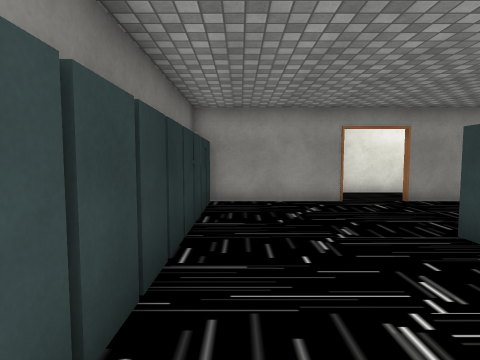
[1] (above)

20 first-person views from a walk through a 3-D level made in the Unity game engine. The camera is 1.4 m above the floor, tilts 4° down and sees 80° across. Doors are open. The floor is counted in squares, 1 m on a side. Each view is taken from the middle of a square. On the plan, view 1 faces up. The plan holds only what a view shows up to about 14 squares ahead; the rest is blank. The place goes on beyond the plan. The player is left out. Some surface patterns are stand-ins.

[2]
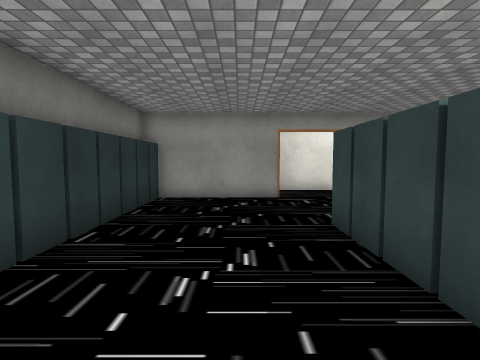

[3]
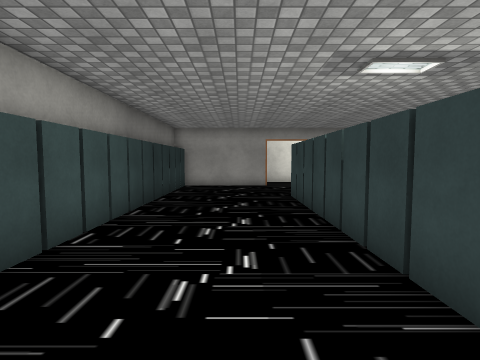

[4]
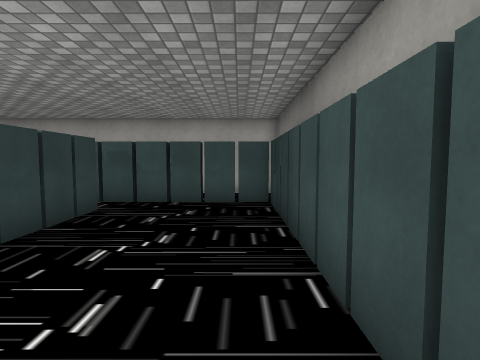

[5]
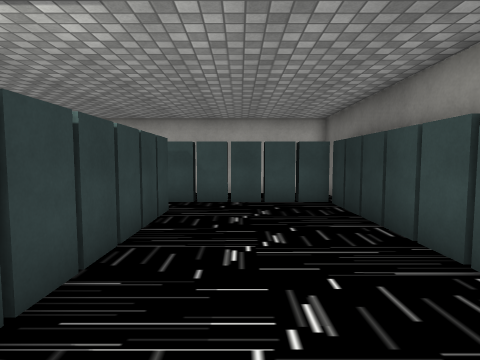

[6]
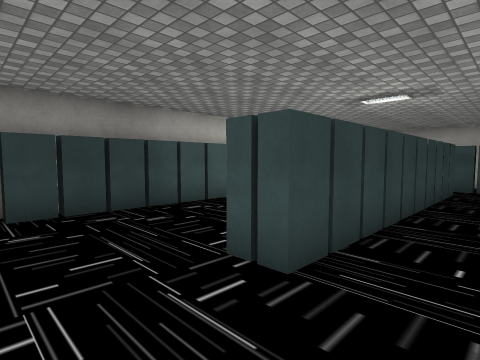

[7]
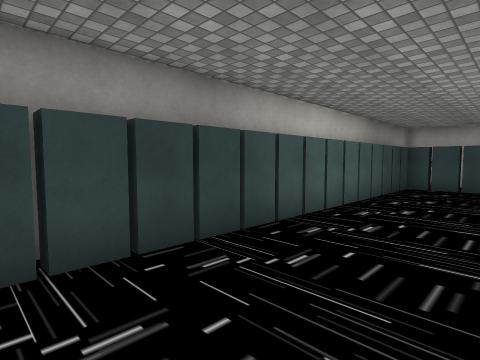

[8]
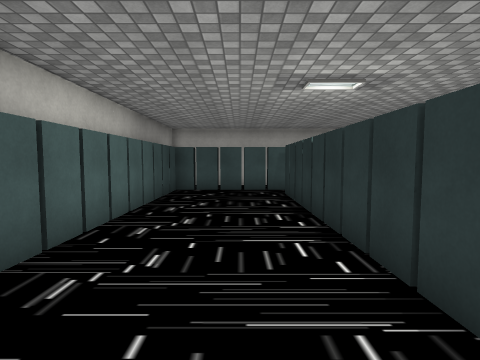

[9]
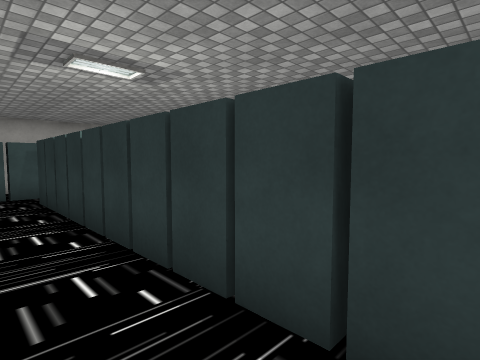

[10]
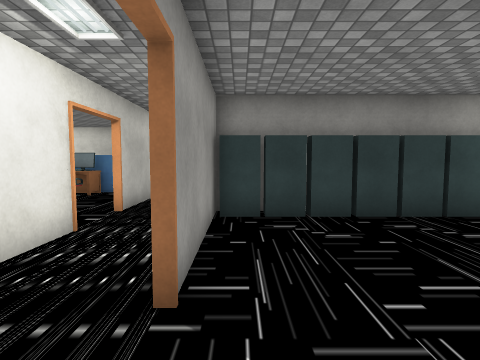

[11]
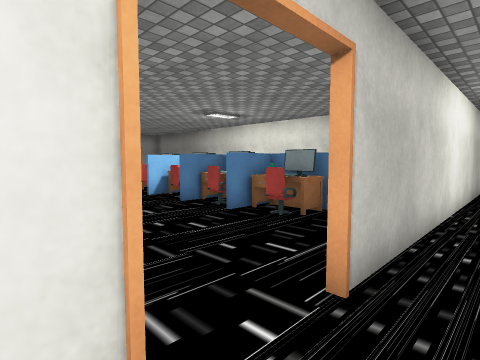

[12]
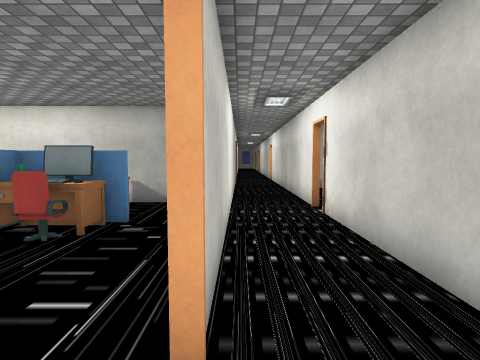

[13]
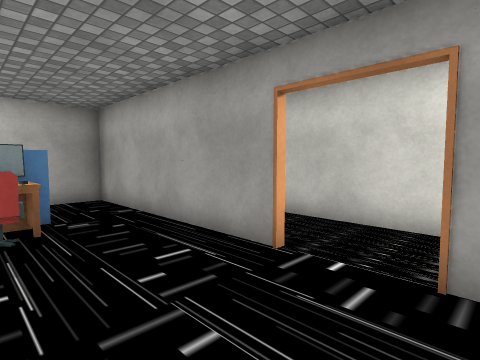

[14]
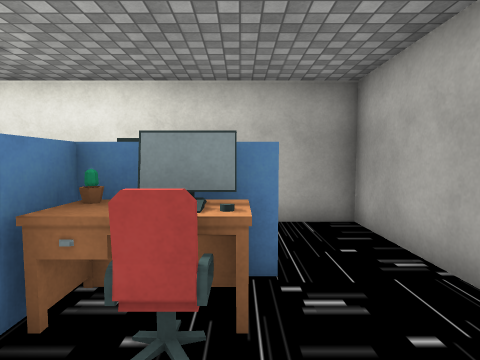

[15]
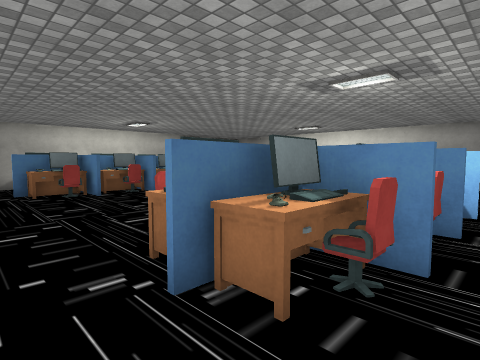

[16]
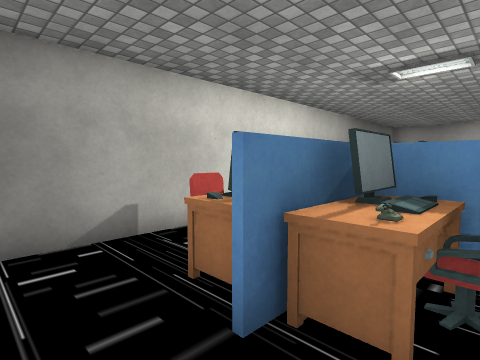

[17]
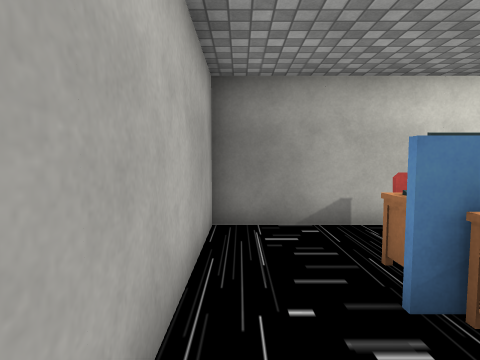

[18]
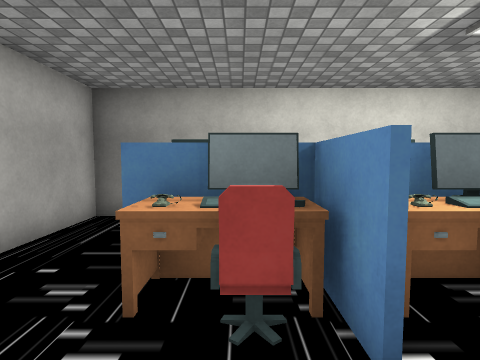

[19]
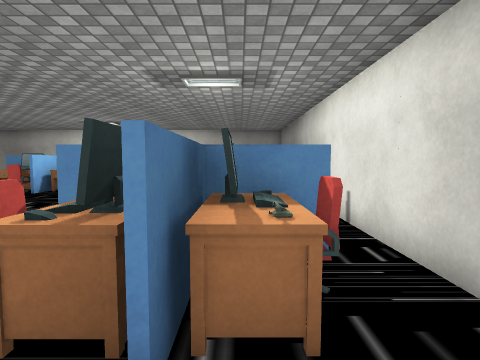

[20]
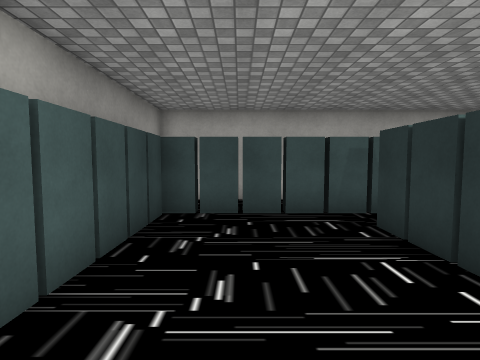

### Floor plan
Ten units are one square. View 1 is at (0, 0); x grows to the right and y downward. Boxes are objects, and circles mark ways between rooms. Rooms are numbered by the first view taken in them; rooms with no view inside come last. Other rooms are left out.
<svg viewBox="-15 -190 230 275">
<path fill="none" stroke="#000" d="M40 60 40 -52 51 -52 51 60M35 -96 -10 -96 -10 74 100 74 100 -96 55 -96M107 -61 107 -96M90 -98 166 -98M86 -123 38 -123M174 -123 106 -123M184 -144 184 -155M172 -169 155 -169M145 -169 134 -169M106 -124 185 -124M62 -169 45 -169M9 -179 9 -124 64 -124"/>
<rect x="25" y="-165" width="20" height="20" fill="#bbb"><title>other object</title></rect>
<rect x="25" y="-185" width="20" height="10" fill="#bbb"><title>other object</title></rect>
<rect x="45" y="-155" width="10" height="10" fill="#bbb"><title>phone</title></rect>
<rect x="45" y="-165" width="20" height="10" fill="#bbb"><title>other object</title></rect>
<rect x="45" y="-185" width="10" height="10" fill="#bbb"><title>phone</title></rect>
<rect x="55" y="-185" width="10" height="10" fill="#bbb"><title>other object</title></rect>
<rect x="135" y="-165" width="20" height="20" fill="#bbb"><title>other object</title></rect>
<rect x="135" y="-185" width="20" height="10" fill="#bbb"><title>other object</title></rect>
<rect x="155" y="-155" width="10" height="10" fill="#bbb"><title>phone</title></rect>
<rect x="155" y="-165" width="20" height="10" fill="#bbb"><title>other object</title></rect>
<rect x="165" y="-185" width="10" height="10" fill="#bbb"><title>other object</title></rect>
<circle cx="45" cy="-100" r="3" fill="#2a7"/>
<circle cx="95" cy="-120" r="3" fill="#2a7"/>
<text x="30" y="-10">1</text>
<text x="90" y="-110">2</text>
<text x="210" y="-150">3</text>
</svg>
Room 1 opens to room 2. Room 2 opens to room 3.

Where each view was taken, in squares from view 1:
view 1: 0 up, 0 right, facing up
view 2: 1 down, 2 right, facing up
view 3: 6 down, 2 right, facing up
view 4: 2 up, 0 right, facing down
view 5: 2 up, 2 right, facing down
view 6: 8 up, 2 right, facing down-right
view 7: 8 up, 6 right, facing down-right
view 8: 6 up, 7 right, facing down
view 9: 5 up, 7 right, facing down-left
view 10: 9 up, 3 right, facing right
view 11: 11 up, 8 right, facing up-right
view 12: 12 up, 9 right, facing right
view 13: 16 up, 8 right, facing down-right
view 14: 15 up, 12 right, facing right
view 15: 13 up, 18 right, facing up-left
view 16: 13 up, 6 right, facing up-left
view 17: 13 up, 7 right, facing left
view 18: 16 up, 8 right, facing left
view 19: 13 up, 16 right, facing up
view 20: 0 up, 8 right, facing down
